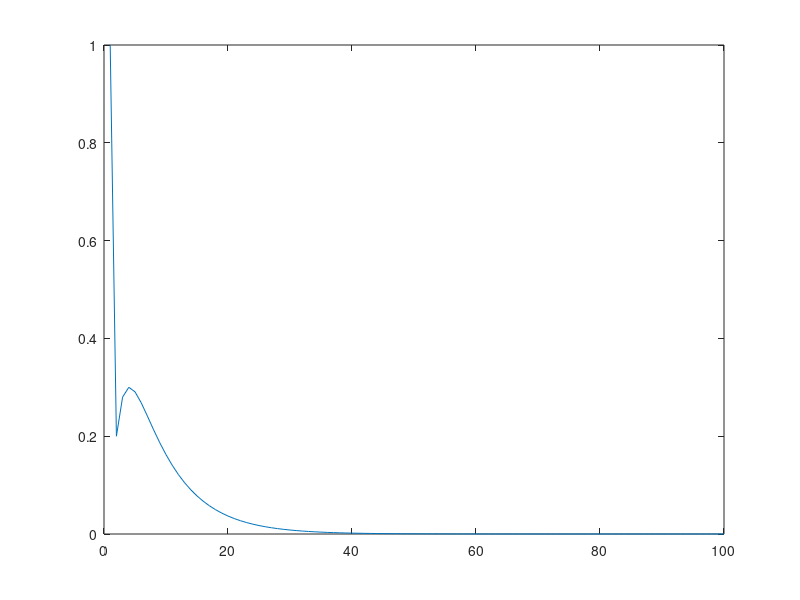
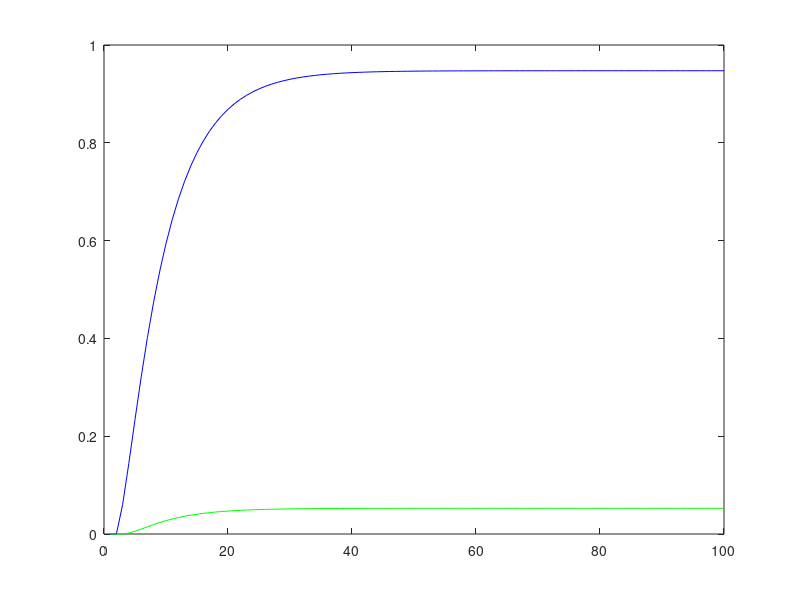

Write MATLAB code to recreate these figures, in order.
%a)

T = [0.8, 0, 0, 0.3, 0;
    0.2, 0.6, 0, 0.2, 0; 
    0, 0.3, 1, 0, 0; 
    0, 0.1, 0, 0.4, 0; 
    0, 0, 0, 0.1, 1];
disp("a) T = ");
disp(T);

%b)

X0 = [1 0 0 0 0]';
X = zeros(1, 100);
X(1,1) = X0(1,1);

for i=2:100
    Xaux = T^(i-1) * X0;
    X(1, i) = Xaux(2,1);
end

figure(1);
title("b)");
plot(1:100, X);

%c)
X3 = zeros(1, 100);
X5 = zeros(1, 100);
X3(1,1) = X0(3,1);
X5(1,1) = X0(5,1);

for i=2:100
    Xaux = T^(i-1) * X0;
    X3(1, i) = Xaux(3,1);
    X5(1, i) = Xaux(5,1);
end

figure(2);
plot(1:100, X3, "b");
hold on;
plot(1:100, X5, "g");
hold off;

%d)
T_canonica = [0.8, 0, 0.3, 0, 0
              0.2, 0.6, 0.2, 0, 0
              0, 0.1, 0.4, 0, 0 
              0, 0.3, 0, 1, 0
              0, 0, 0.1, 0, 1];
Q = T_canonica(1:3, 1:3);   %Matriz dos Transientes
disp("d) Q = ");
disp(Q);

%e)
F = inv(eye(3) - Q);  %Matriz Fundamental
disp("e) F = ");
disp(F);

%f)
%Nº Médio de passos começando no estado 1
nPassos1 = sum(F(:, 1)) / 3;
%Nº Médio de passos começando no estado 2
nPassos2 = sum(F(:, 2)) / 3;
%Nº Médio de passos começando no estado 4
nPassos3 = sum(F(:, 3)) / 3;

disp("d) Número médio de passos começando no estado 1");
disp(nPassos1);
disp("Número médio de passos começando no estado 2");
disp(nPassos2);
disp("Número médio de passos começando no estado 4");
disp(nPassos3);

%g)
R = T_canonica(4:5, 1:3); %Matriz de transição de não absorventes para absorventes
B = R * F; %Matriz probabilidades de absorção bji no estado j se começar no estado i
%Começando no estado 1
i = 1;
%Ser absorvido no estado 3
j = 1;

pAbsorv3 = B(j, i); % Probabilidade de ser absorvido no estado 3 começando no estado 1

%Ser absorvido no estado 5
j = 2;

pAbsorv5 = B(j, i); % Probabilidade de ser absorvido no estado 5 começando no estado 1

disp("g) Probabilidade de ser absorvido no estado 3 começando no estado 1");
disp(pAbsorv3);
disp("Probabilidade de ser absorvido no estado 5 começando no estado 1");
disp(pAbsorv5);









